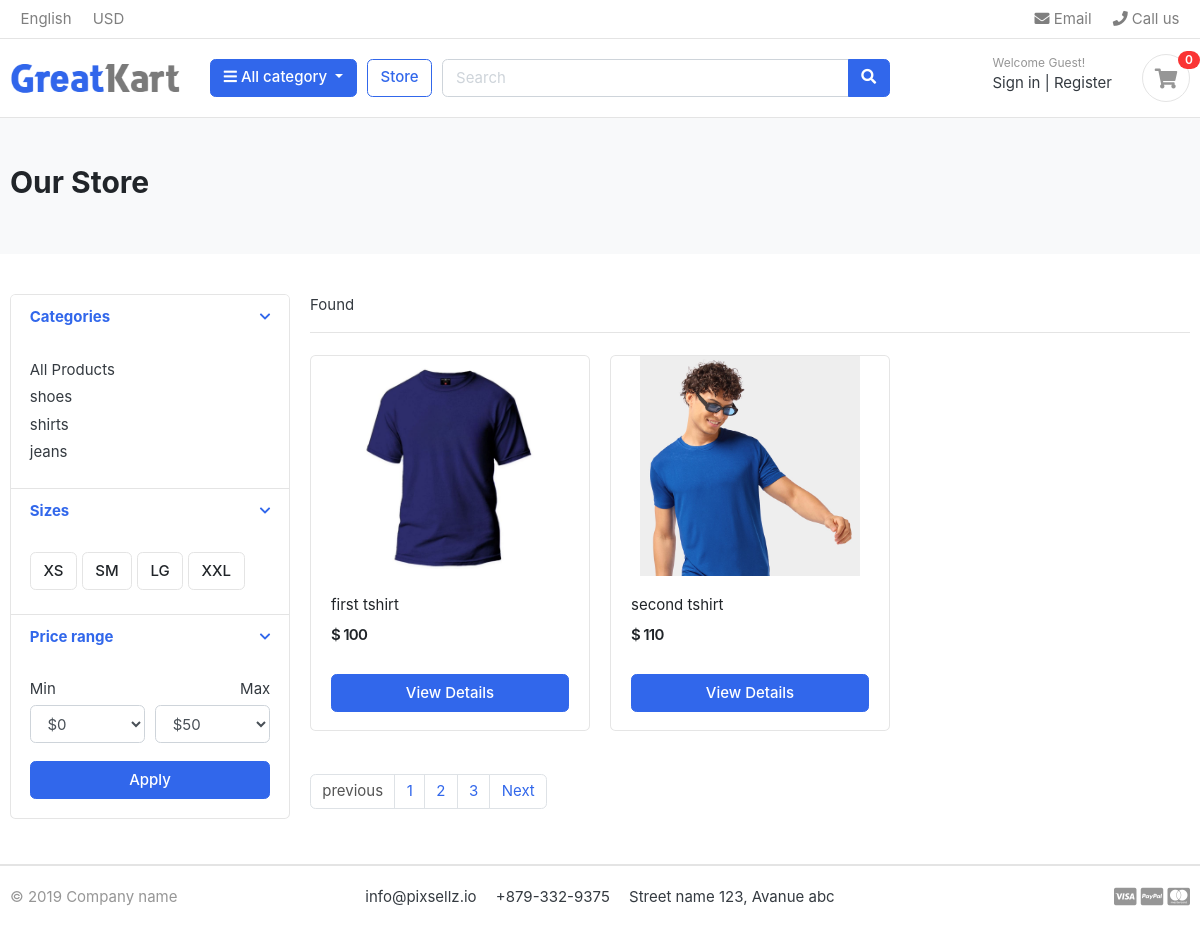
/store/, run on the app's committed database.
### category/models.py (models this page shows, shortened)
class Category(models.Model):
    category_name = models.CharField(max_length=50,unique=True)
    slug = models.SlugField(max_length=100,unique=True)
    description = models.TextField(max_length=255,blank=True)
    cat_image = models.ImageField(upload_to = 'photos/categories',blank=True)
    class Meta:
        verbose_name = 'category'
        verbose_name_plural = 'categories'
    def get_url(self):
        return reverse('product_by_category',args=[self.slug])

### store/models.py (models this page shows, shortened)
class Product(models.Model):
    product_name = models.CharField(max_length=50,unique=True)
    slug = models.SlugField(max_length=200,unique=True)
    description = models.TextField(max_length=200,unique=True)
    price = models.IntegerField()
    images = models.ImageField(upload_to='photos/products')
    stock = models.IntegerField()
    is_available = models.BooleanField(default=True)
    category = models.ForeignKey(Category ,on_delete=models.CASCADE)
    created_date = models.DateTimeField(auto_now_add=True)
    modified_date = models.DateTimeField(auto_now=True)
    def get_url(self):
        return reverse('product_detail',args=[self.category.slug,self.slug])

### store/views.py (the view)
# urls.py: path('store/',include('store.urls')),
def store(request,category_slug=None):
    categories = None
    products = None
    if category_slug != None:
        categories = get_object_or_404(Category,slug=category_slug)
        products = Product.objects.filter(category=categories,is_available=True)
        paginator = Paginator(products,1)
        page = request.GET.get('page')
        paged_products = paginator.get_page(page)
    else:
        products= Product.objects.all().filter(is_available=True)
        paginator = Paginator(products,2)
        page = request.GET.get('page')
        paged_products = paginator.get_page(page)
    context = {
        'products' :  paged_products,
    }
    return render(request,'store/store.html',context)

### carts/context_processors.py (called while the page is built)
def counter(request):
    cart_count = 0
    if 'admin' in request.path:
        return {}
    else:
        try:
            cart = Cart.objects.filter(cart_id = __cart_id(request))
            cart_items = CartItem.objects.all().filter(cart=cart[:1])
            for cart_item in cart_items:
                cart_count += cart_item.quantity
        except Cart.DoesNotExist:
            cart_count=0
    return dict(cart_count=cart_count)

### carts/views.py (called while the page is built)
def __cart_id(request):
    cart = request.session.session_key
    if not cart:
        cart = request.session.create()
    return cart

### category/context_processors.py (called while the page is built)
def menu_links(request):
    links = Category.objects.all()
    return dict(links=links)

### templates/store/store.html (shortened to what this page needs)
{% extends 'base.html' %}
{% load static %}
{% block content  %}
<section class="section-pagetop bg">
    <div class="container">
        {% if 'search' in request.path %}
        <h2 class="title-page">Search Result</h2>
        {% else %}
        <h2 class="title-page">Our Store</h2>
        {% endif %}
    </div>
    </section>
    <section class="section-content padding-y">
    <div class="container">
    <div class="row">
        <aside class="col-md-3">
    <div class="card">
        <article class="filter-group">
            <header class="card-header">
                <a href="#" data-toggle="collapse" data-target="#collapse_1" aria-expanded="true" class="">
                    <i class="icon-control fa fa-chevron-down"></i>
                    <h6 class="title">Categories</h6>
                </a>
            </header>
            <div class="filter-content collapse show" id="collapse_1" style="">
                <div class="card-body">
                    <ul class="list-menu">
                        <li><a href="{% url 'store' %}">All Products</a></li>
                        {% for category in links %}
                        <li><a href="{{ category.get_url }}">{{ category.category_name  }} </a></li>
                    {% endfor %}
                    </ul>
                </div>
            </div>
        </article>
        <article class="filter-group">
            <header class="card-header">
                <a href="#" data-toggle="collapse" data-target="#collapse_4" aria-expanded="true" class="">
                    <i class="icon-control fa fa-chevron-down"></i>
                    <h6 class="title">Sizes </h6>
                </a>
            </header>
            <div class="filter-content collapse show" id="collapse_4" style="">
                <div class="card-body">
                  <label class="checkbox-btn">
                    <span class="btn btn-light"> XS </span>
                  </label>
                  <label class="checkbox-btn">
                    <span class="btn btn-light"> SM </span>
                  </label>
                  <label class="checkbox-btn">
                    <span class="btn btn-light"> LG </span>
                  </label>
                  <label class="checkbox-btn">
                    <span class="btn btn-light"> XXL </span>
                  </label>
            </div>
            </div>
        </article>
        <article class="filter-group">
            <header class="card-header">
                <a href="#" data-toggle="collapse" data-target="#collapse_3" aria-expanded="true" class="">
                    <i class="icon-control fa fa-chevron-down"></i>
                    <h6 class="title">Price range </h6>
                </a>
            </header>
            <div class="filter-content collapse show" id="collapse_3" style="">
                <div class="card-body">
                    <div class="form-row">
                    <div class="form-group col-md-6">
                      <label>Min</label>
                          <select class="mr-2 form-control">
                            <option value="0">$0</option>
                        </select>
                    </div>
                    <div class="form-group text-right col-md-6">
                      <label>Max</label>
                          <select class="mr-2 form-control">
                            <option value="50">$50</option>
                        </select>
                    </div>
                    </div>
                    <button class="btn btn-block btn-primary">Apply</button>
                </div>
            </div>
        </article>
    </div>
        </aside>
        <main class="col-md-9">
    <header class="border-bottom mb-4 pb-3">
            <div class="form-inline">
                <span class="mr-md-auto">Found <b>{{ product_count }}</b> </span>
            </div>
    </header>
    <div class="row">
        {% if products %}
        {% for product in products %}
        <div class="col-md-4">
            <figure class="card card-product-grid">
                <div class="img-wrap">
                    <a href="{{ product.get_url }}"><img src="{{product.images.url}}"></a>
                </div>
                <figcaption class="info-wrap">
                    <div class="fix-height">
                        <a href="{{ product.get_url }}" class="title">{{ product.product_name }}</a>
                        <div class="price-wrap mt-2">
                            <span class="price">$ {{ product.price }}</span>
                        </div>
                    </div>
                    <a href="{{ product.get_url }}" class="btn btn-block btn-primary">View Details</a>
                </figcaption>
            </figure>
        </div>
        {% endfor %}
        {% else %}
        <div>
            <h2>No result found</h2>
        </div>
        {% endif %}
    </div>
    <nav class="mt-4" aria-label="Page navigation sample">
        {% if products.has_other_pages %}
        <ul class="pagination">
            {% if products.has_previous %}
            <li class="page-item"><a class="page-link" href="?page={{products.previous.page_number}}">Previous</a></li>
            {% else %}
            <li class="page-item disabled"><a class="page-link" href="#">previous</a></li>
            {% endif %}
            {% for i in products.paginator.page_range %}
                {% if products.number == i %}
                    <li class="page-item"><a class="page-link" href="#">{{i}}</a></li>
                {% else %}
                    <li class="page-item"><a class="page-link" href="?page={{i}}">{{i}}</a></li>
                {% endif %}
            {% endfor %}
            {% if products.has_next %}
            <li class="page-item"><a class="page-link" href="?page={{products.next_page_number}}">Next</a></li>
            {% else %}
            <li class="page-item disabled"><a class="page-link" href="#">Next</a></li>
            {% endif %}
        </ul>
       {% endif %}
    </nav>
        </main>
    </div>
    </div>
    </section>
{% endblock %}

### greatkart/static/css/ui.css (style rules this page uses)
html { font-family: "Inter", sans-serif; font-size: 15px; }
.img-wrap { text-align: center; display: block; }
.img-wrap img { max-width: 100%; }
.price-wrap { letter-spacing: -0.7px; }
.padding-y { padding-top: 40px; padding-bottom: 40px; }
figure { margin-bottom: 0; }
article:after, .form-group:after { display: block; clear: both; content: ""; }
.bg { background-color: #f8f9fa; }
.title-page { color: #212529; }
.btn-light { background-color: #fff; border-color: #e4e4e4; }
[class*=list-] li:after { visibility: hidden; display: block; content: ""; overflow: hidden; height: 0; clear: both; }
.list-menu { list-style: none; margin: 0; padding-left: 0; }
.list-menu li { margin-bottom: 5px; }
.list-menu a { color: #343a40; }
[class*=card-product] a.title { color: #212529; display: block; }
[class*=card-product] .img-wrap { overflow: hidden; position: relative; }
[class*=card-product] .img-wrap img { height: 100%; max-width: 100%; width: auto; display: inline-block; -o-object-fit: cover; object-fit: cover; }
.card-product-grid { margin-bottom: 20px; }
.card-product-grid .img-wrap { border-radius: 0.2rem 0.2rem 0 0; height: 220px; }
.card-product-grid .info-wrap { overflow: hidden; padding: 18px 20px; }
.card-product-grid .fix-height { height: 80px; overflow: hidden; }
.card .img-wrap { overflow: hidden; }
.price { font-weight: 600; color: #212529; }
.icon-control { margin-top: 5px; float: right; font-size: 80%; }
.card-header .title { margin-bottom: 0; line-height: 1.5; }
.filter-group { border-bottom: 1px solid #e4e4e4; }
.filter-group .card-header { border-bottom: 0; }
.filter-group:last-child { border-bottom: 0; }
.checkbox-btn { position: relative; }
.section-pagetop { padding: 45px 0; }

### data on the page
Category: category_name "shoes"
Category: category_name "shirts"
Category: category_name "jeans"
Product: images (picture), product_name "first tshirt", price "100"
Product: images (picture), product_name "second tshirt", price "110"

### other printed values
{{ cart_count }} "0"
{{ i }} "1"
{{ i }} "2" "3"
